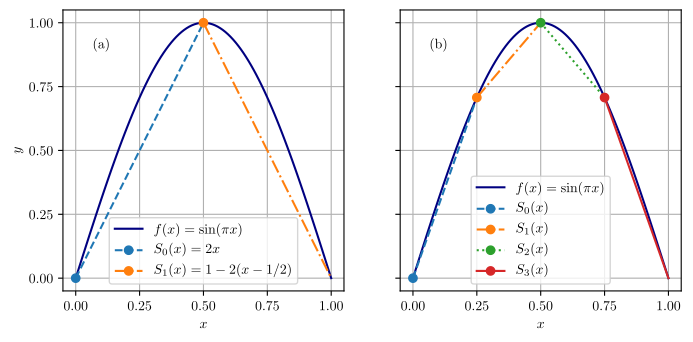

The Python source for this figure:
import numpy as np
import matplotlib.pyplot as plt
from matplotlib import rc
from matplotlib.ticker import AutoMinorLocator, MultipleLocator

LATEX = 1
SAVEFIG = 1

if LATEX:
  rc('font', **{'family': 'serif', 'serif': ['Computer Modern Roman']})
  rc('text', usetex=True)

# three-point interpolation

x = np.linspace(0, 1, 100)
y = np.sin(np.pi * x)

x0 = np.linspace(0, 0.5, 50)
s0 = 2*x0

x1 = np.linspace(0.5, 1, 50)
s1 = 1 - 2*(x1 - 0.5)

# fig = plt.figure(figsize=(4, 8))  # x in inches wide, y inches tall
fig = plt.figure(figsize=(8, 4))  # x in inches wide, y inches tall
ax = fig.add_subplot(1, 2, 1, aspect=1)
ax2 = fig.add_subplot(1, 2, 2, aspect=1, sharey=ax)

ax.plot(x, y, color='navy', label=r'$f(x) = \sin(\pi x)$')
ax.plot(x0, s0, marker='o', linestyle='dashed', markevery=[0], label=r'$S_0(x) = 2 x$')
ax.plot(x1, s1, marker='o', linestyle='dashdot', markevery=[0], label=r'$S_1(x) = 1 - 2(x-1/2)$')

ax.xaxis.set_major_locator(MultipleLocator(0.25))
ax.yaxis.set_major_locator(MultipleLocator(0.25))
ax.set_xlabel(r'$x$')
ax.set_ylabel(r'$y$')
lax, lay = 0.1, 0.9
ax.text(lax, lay, '(a)', backgroundcolor='white', ha='center', va='baseline')
ax.grid()
ax.legend()

# five-point interpolation

x0 = np.linspace(0, 0.25, 25)
s0 = 2 * np.sqrt(2) * x0

x1 = np.linspace(0.25, 0.50, 25)
s1 = np.sqrt(2)/2 + (4 - 2*np.sqrt(2)) * (x1 - 1/4)

x2 = np.linspace(0.50, 0.75, 25)
s2 = 1 + (2*np.sqrt(2) - 4) * (x2 - 2/4)

x3 = np.linspace(0.75, 1, 25)
s3 = np.sqrt(2)/2 - 2*np.sqrt(2) * (x3 - 3/4) 

ax2.plot(x, y, color='navy', label=r'$f(x) = \sin(\pi x)$')
ax2.plot(x0, s0, marker='o', linestyle='dashed', markevery=[0], label=r'$S_0(x)$')
ax2.plot(x1, s1, marker='o', linestyle='dashdot', markevery=[0], label=r'$S_1(x)$')
ax2.plot(x2, s2, marker='o', linestyle='dotted', markevery=[0], label=r'$S_2(x)$')
ax2.plot(x3, s3, marker='o', linestyle='solid', markevery=[0], label=r'$S_3(x)$')

ax2.xaxis.set_major_locator(MultipleLocator(0.25))
ax2.yaxis.set_major_locator(MultipleLocator(0.25))
ax2.set_xlabel(r'$x$')
ax2.text(lax, lay, '(b)', backgroundcolor='white', ha='center', va='baseline')
ax2.grid()
ax2.legend()
plt.setp(ax2.get_yticklabels(), visible=False)

plt.show()

if SAVEFIG:
  fig.savefig("linear_spline.pdf", bbox_inches="tight")
